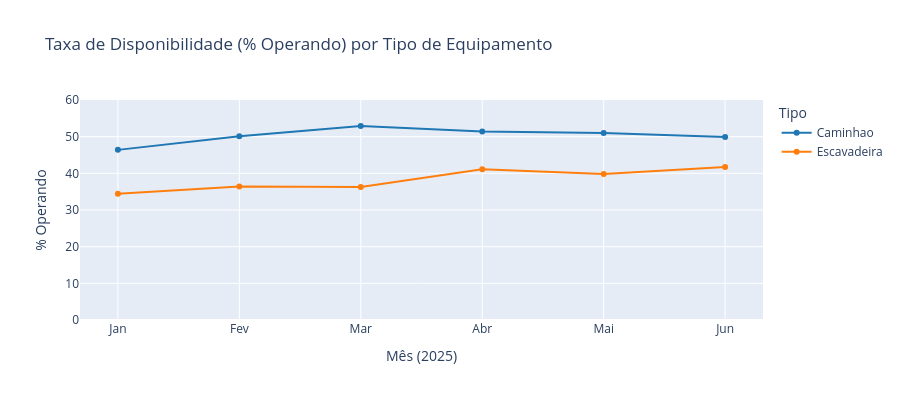

Source (notebook cell):
### Code cell
# Taxa de disponibilidade mensal (Operando / total) por tipo
disponibilidade = (
    df.with_columns(pl.col("Inicio").dt.month().alias("mes"))
      .group_by(["mes", "Tipo"])
      .agg(
          pl.len().alias("total"),
          (pl.col("Classe") == "Operando").sum().alias("operando"),
      )
      .with_columns((pl.col("operando") / pl.col("total") * 100).round(1).alias("disponibilidade_pct"))
      .sort(["Tipo", "mes"])
)

fig = px.line(
    disponibilidade.to_pandas(),
    x="mes", y="disponibilidade_pct", color="Tipo", markers=True,
    title="Taxa de Disponibilidade (% Operando) por Tipo de Equipamento",
    labels={"disponibilidade_pct": "% Operando", "mes": "Mês (2025)"},
    color_discrete_map={"Caminhao": "#1f77b4", "Escavadeira": "#ff7f0e"},
)
fig.update_xaxes(tickvals=list(range(1, 7)), ticktext=["Jan","Fev","Mar","Abr","Mai","Jun"])
fig.update_layout(height=400, yaxis_range=[0, 60])
fig.show()

### Figure 1 — Plotly figure (JSON) as saved in the notebook; plotly's stock layout.template omitted (floating-point values rounded to 4 significant figures)
{"data": [{"hovertemplate": "Tipo=Caminhao<br>Mês (2025)=%{x}<br>% Operando=%{y}<extra></extra>", "legendgroup": "Caminhao", "line": {"color": "#1f77b4", "dash": "solid"}, "marker": {"symbol": "circle"}, "mode": "lines+markers", "name": "Caminhao", "orientation": "v", "showlegend": true, "type": "scatter", "x": [1, 2, 3, 4, 5, 6], "xaxis": "x", "y": [46.4, 50.1, 52.9, 51.4, 51.0, 49.9], "yaxis": "y"}, {"hovertemplate": "Tipo=Escavadeira<br>Mês (2025)=%{x}<br>% Operando=%{y}<extra></extra>", "legendgroup": "Escavadeira", "line": {"color": "#ff7f0e", "dash": "solid"}, "marker": {"symbol": "circle"}, "mode": "lines+markers", "name": "Escavadeira", "orientation": "v", "showlegend": true, "type": "scatter", "x": [1, 2, 3, 4, 5, 6], "xaxis": "x", "y": [34.4, 36.4, 36.3, 41.1, 39.8, 41.7], "yaxis": "y"}], "layout": {"height": 400, "legend": {"title": {"text": "Tipo"}, "tracegroupgap": 0}, "title": {"text": "Taxa de Disponibilidade (% Operando) por Tipo de Equipamento"}, "xaxis": {"anchor": "y", "domain": [0.0, 1.0], "ticktext": ["Jan", "Fev", "Mar", "Abr", "Mai", "Jun"], "tickvals": [1, 2, 3, 4, 5, 6], "title": {"text": "Mês (2025)"}}, "yaxis": {"anchor": "x", "domain": [0.0, 1.0], "range": [0, 60], "title": {"text": "% Operando"}}}}
